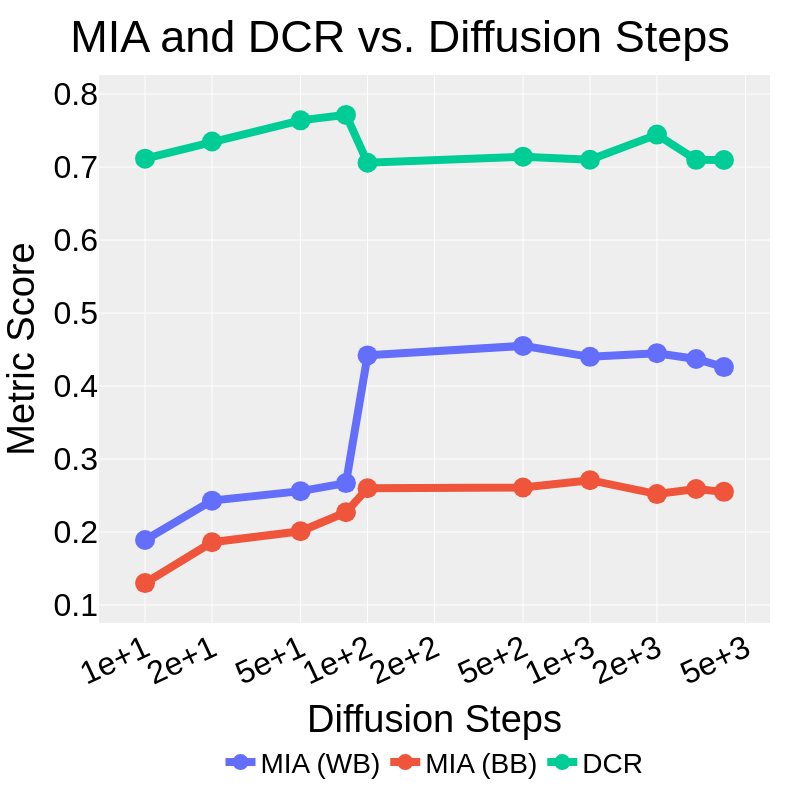

Notebook source saved alongside this figure:
### Code cell
# Diffusion steps figure
df = {"Diffusion Steps": diffusion_steps, "MIA (WB)": diffusion_steps_wb, "MIA (BB)": diffusion_steps_bb, "DCR": diffusion_steps_dcr}

fig = px.line(
    data_frame=df,
    x="Diffusion Steps",
    y=["MIA (WB)", "MIA (BB)", "DCR"],
    markers=True,
    title="MIA and DCR vs. Diffusion Steps",
)
fig.update_layout(
    xaxis=dict(
        tickmode='array',  # Set tickmode to 'array' to use tickvals/ticktext
        tickvals=[1e01, 2e01, 5e01, 1e02, 2e02, 5e02, 1e03, 2e03, 5e03],   # Specify the x-coordinates of your data points as tick values
    ),
)
fig.update_xaxes(
    type="log", matches=None, tickangle=-25, title_font_family="Helvetica", tickfont_family="Helvetica", tickfont_size=FONT_SIZE, tickformat=".1E"
)
fig.update_yaxes(
    matches=None, title = "Metric Score", tickangle=0, title_font_family="Helvetica", tickfont_family="Helvetica", tickfont_size=FONT_SIZE,
)
fig.update_traces(marker=dict(size=20), line=dict(width=8))

customize_figure_layout(fig)
save_and_display_figure(fig, "mia_dcr_diffusion_steps", plots_dir)

### Figure 1 — Plotly figure (JSON) as saved in the notebook; plotly's stock layout.template omitted (floating-point values rounded to 4 significant figures)
{"data": [{"hovertemplate": "variable=MIA (WB)<br>Diffusion Steps=%{x}<br>value=%{y}<extra></extra>", "legendgroup": "MIA (WB)", "line": {"color": "#636efa", "dash": "solid", "width": 8}, "marker": {"size": 20, "symbol": "circle"}, "mode": "lines+markers", "name": "MIA (WB)", "orientation": "v", "showlegend": true, "type": "scatter", "x": [10, 20, 50, 80, 100, 500, 1000, 2000, 3000, 4000], "xaxis": "x", "y": [0.189, 0.243, 0.256, 0.267, 0.442, 0.455, 0.44, 0.445, 0.437, 0.426], "yaxis": "y"}, {"hovertemplate": "variable=MIA (BB)<br>Diffusion Steps=%{x}<br>value=%{y}<extra></extra>", "legendgroup": "MIA (BB)", "line": {"color": "#EF553B", "dash": "solid", "width": 8}, "marker": {"size": 20, "symbol": "circle"}, "mode": "lines+markers", "name": "MIA (BB)", "orientation": "v", "showlegend": true, "type": "scatter", "x": [10, 20, 50, 80, 100, 500, 1000, 2000, 3000, 4000], "xaxis": "x", "y": [0.13, 0.186, 0.201, 0.227, 0.26, 0.261, 0.271, 0.252, 0.259, 0.255], "yaxis": "y"}, {"hovertemplate": "variable=DCR<br>Diffusion Steps=%{x}<br>value=%{y}<extra></extra>", "legendgroup": "DCR", "line": {"color": "#00cc96", "dash": "solid", "width": 8}, "marker": {"size": 20, "symbol": "circle"}, "mode": "lines+markers", "name": "DCR", "orientation": "v", "showlegend": true, "type": "scatter", "x": [10, 20, 50, 80, 100, 500, 1000, 2000, 3000, 4000], "xaxis": "x", "y": [0.7115, 0.7351, 0.764, 0.7715, 0.706, 0.7143, 0.71, 0.7445, 0.7099, 0.7097], "yaxis": "y"}], "layout": {"font": {"color": "black", "family": "Helvetica", "size": 32}, "height": 800, "legend": {"font": {"size": 28}, "orientation": "h", "title": {"font": {"family": "Helvetica"}, "text": ""}, "tracegroupgap": 0, "valign": "top", "x": 0.5, "xanchor": "center", "y": -0.3, "yanchor": "bottom"}, "margin": {"b": 25, "l": 30, "r": 30, "t": 75}, "plot_bgcolor": "#eeeeee", "title": {"font": {"family": "Helvetica"}, "text": "MIA and DCR vs. Diffusion Steps", "x": 0.5, "y": 0.975}, "width": 800, "xaxis": {"anchor": "y", "domain": [0, 1], "tickangle": -25, "tickfont": {"family": "Helvetica", "size": 32}, "tickformat": ".1E", "tickmode": "array", "tickvals": [10, 20, 50, 100, 200, 500, 1000, 2000, 5000], "title": {"font": {"family": "Helvetica"}, "text": "Diffusion Steps"}, "type": "log"}, "yaxis": {"anchor": "x", "domain": [0, 1], "tickangle": 0, "tickfont": {"family": "Helvetica", "size": 32}, "title": {"font": {"family": "Helvetica"}, "text": "Metric Score"}}}}
